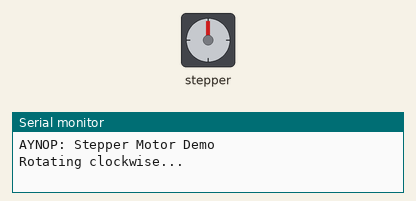
The sketch below on a simulated Arduino Uno, built with avr-gcc and run on an emulated ATmega328P. On the bench: stepper motor, the last lines printed to the serial monitor. Stepper angles assume 2048 steps per turn.

Above: at 2.05 s.
At 5.05 s:
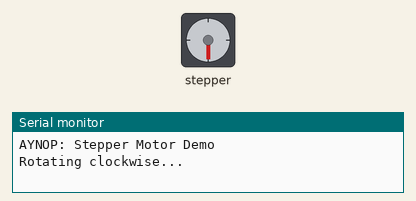
At 8.05 s:
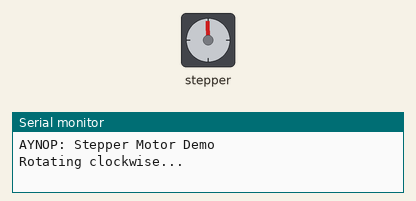
At 14.75 s:
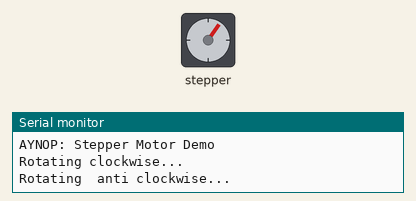
Timing chart, 0 to 21.6 s (numbered marks = the images above):
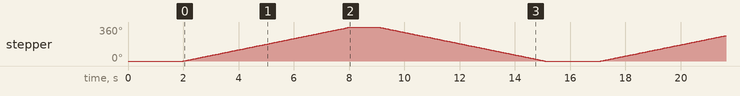

Measured:
- by itself, stepper: turns 360° clockwise in 6.1 s, then 360° counter-clockwise in 6.0 s, repeating every 15.1 s

The sketch:

12_Stepper_Motor.ino
```cpp
// (licence header left out)
#include <Stepper.h>

// Stepper motor details
#define STEPS_PER_REV 2048  // 28BYJ-48 ≈ 2048 steps per revolution (full-step)

// ULN2003 driver inputs connected to Arduino pins
#define IN1_PIN 8   // ULN2003 IN1 → Arduino pin 8
#define IN2_PIN 9   // ULN2003 IN2 → Arduino pin 9
#define IN3_PIN 10  // ULN2003 IN3 → Arduino pin 10
#define IN4_PIN 11  // ULN2003 IN4 → Arduino pin 11

// Create Stepper object (note pin order: IN1, IN3, IN2, IN4)
Stepper myStepper(STEPS_PER_REV, IN1_PIN, IN3_PIN, IN2_PIN, IN4_PIN);

void setup() {
  Serial.begin(9600);
  myStepper.setSpeed(10); // Set speed (RPM)
  delay(2000);
  Serial.println("AYNOP: Stepper Motor Demo");
}

void loop() {
  // Rotate one full revolution clockwise
  Serial.println("Rotating clockwise...");
  myStepper.step(STEPS_PER_REV);
  delay(1000);

  // Rotate one full revolution counter-clockwise
  Serial.println("Rotating  anti clockwise...");
  myStepper.step(-STEPS_PER_REV);
  delay(2000);
}
```
